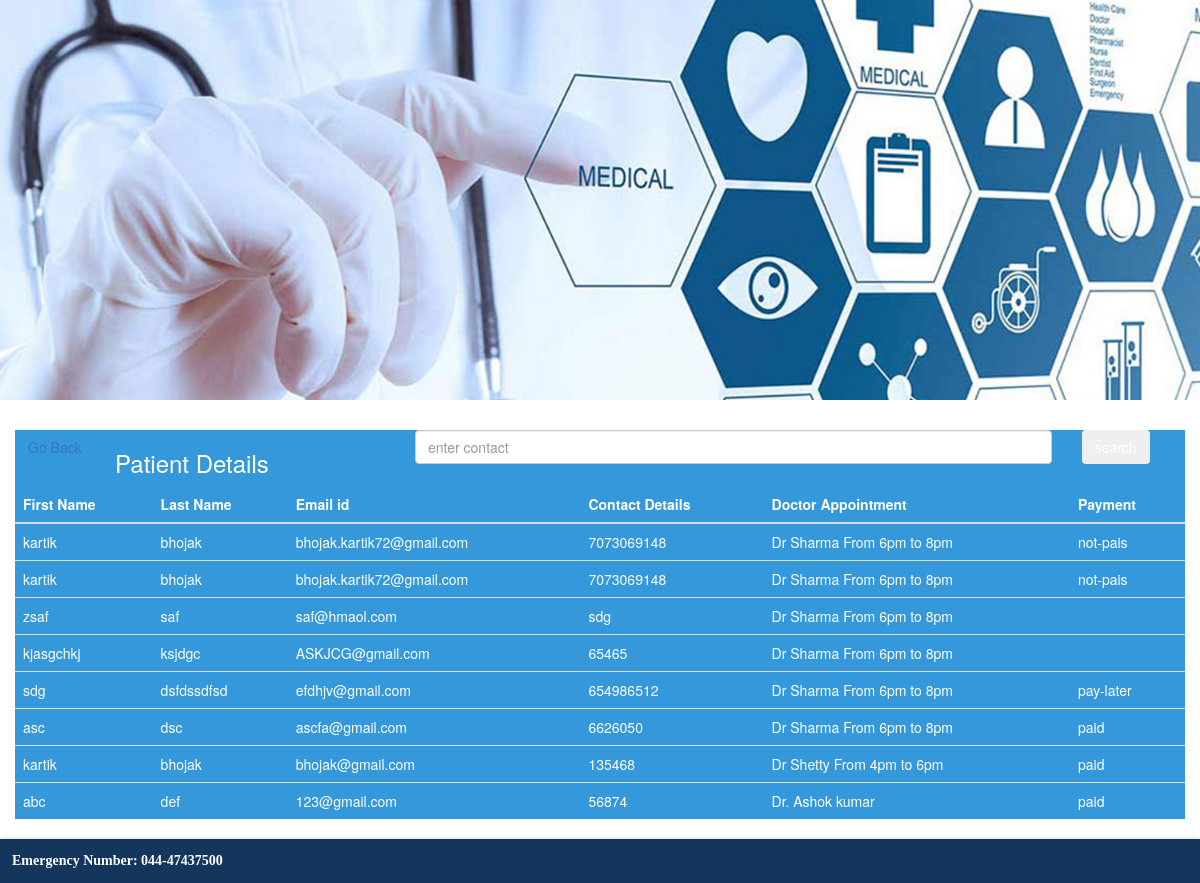
The app's page /patientdetails.php with its own data.
### tables this page shows
CREATE TABLE `doctorapptb` (
  `fname` varchar(40) NOT NULL,
  `lname` varchar(40) NOT NULL,
  `email` varchar(40) NOT NULL,
  `contact` varchar(40) NOT NULL,
  `docapp` varchar(60) NOT NULL,
  `payment` varchar(20) NOT NULL
);

### func.php (the view, shortened to what this page needs)
<?php
$conn=mysqli_connect("localhost","root","","hmsdb");
function get_patient_details(){
	global $conn;
	$query="select * from doctorapptb";
	$result=mysqli_query($conn,$query);
	while($row=mysqli_fetch_array($result)){
	$fname=$row['fname'];
	$lname=$row['lname'];
	$email=$row['email'];
	$contact=$row['contact'];
	$docapp=$row['docapp'];
	$payment=$row['payment'];
	echo "<tr>
      <td>$fname</td>
      <td>$lname</td>
      <td>$email</td>
       <td>$contact</td>
      <td>$docapp</td>
      <td>$payment</td>
    </tr>";
	}
}
?>

### patientdetails.php (shortened to what this page needs)
<!DOCTYPE html>
<?php include("func.php");?>
<html>
<head>
	<link rel="stylesheet" type="text/css" href="https://maxcdn.bootstrapcdn.com/bootstrap/3.3.5/css/bootstrap.min.css">
  <link rel="stylesheet" href="https://maxcdn.bootstrapcdn.com/bootstrap/3.3.7/css/bootstrap.min.css">
</head>
<body>
		<div class="jumbotron"></div>
	<div class="container-fluid">
	<div class="card">
		<div class="card-body" style="background-color:#3498DB;color:#ffffff";>
		<div class="row">
		<div class="col-md-1">
				<a href="adminpanel.php" class="btn btn-light">Go Back</a>
			</div>
					<div class="col-md-3"><h3>Patient Details</h3></div>
					<div class="col-md-8">
						<form class="form-group" action="searchpatient.php" method="post">
							<div class="row">
							<div class="col-md-10"><input type="text" name="sea" class="form-control" placeholder="enter contact"></div>
							<div class="col-md-2"><input type="submit" name="patient_search_submit" value="search" class="btn btn-light"></div>
			</div>
		</div>
	</div>
		<table class="table table-hover">
  <thead>
    <tr>
      <th>First Name</th>
      <th>Last Name</th>
      <th >Email id</th>
       <th >Contact Details</th>
        <th>Doctor Appointment</th>
        <th>Payment</th>
    </tr>
  </thead>
  <tbody>
  	<?php get_patient_details(); ?>
  </tbody>
</table>
</div>
	</div>
</div>
<div id="header"><marquee>Emergency Number: 044-47437500</marquee></div>
</body>
</html>

### patientdetails.php (style rules this page uses)
.jumbotron { background-image:url("2.jpg"); width:100%; height:400px; background-size:cover; background-repeat: no-repeat; }
#header { z-index:100; bottom:0; width:100%; background-color:#14365C; padding:1%; color:#fff; font-family:Calibri; box-shadow:0 2px 5px rgba(0,0,0,0.5); font-weight:bold; }

### records on screen
doctorapptb: fname "kartik", lname "bhojak", email "bhojak.kartik72@gmail.com", contact "7073069148", docapp "Dr Sharma From 6pm to 8pm", payment "not-pais"
doctorapptb: fname "kartik", lname "bhojak", email "bhojak.kartik72@gmail.com", contact "7073069148", docapp "Dr Sharma From 6pm to 8pm", payment "not-pais"
doctorapptb: fname "zsaf", lname "saf", email "saf@hmaol.com", contact "sdg", docapp "Dr Sharma From 6pm to 8pm"
doctorapptb: fname "kjasgchkj", lname "ksjdgc", email "ASKJCG@gmail.com", contact "65465", docapp "Dr Sharma From 6pm to 8pm"
doctorapptb: fname "sdg", lname "dsfdssdfsd", email "efdhjv@gmail.com", contact "654986512", docapp "Dr Sharma From 6pm to 8pm", payment "pay-later"
doctorapptb: fname "asc", lname "dsc", email "ascfa@gmail.com", contact "6626050", docapp "Dr Sharma From 6pm to 8pm", payment "paid"
doctorapptb: fname "kartik", lname "bhojak", email "bhojak@gmail.com", contact "135468", docapp "Dr Shetty From 4pm to 6pm", payment "paid"
doctorapptb: fname "abc", lname "def", email "123@gmail.com", contact "56874", docapp "Dr. Ashok kumar", payment "paid"
